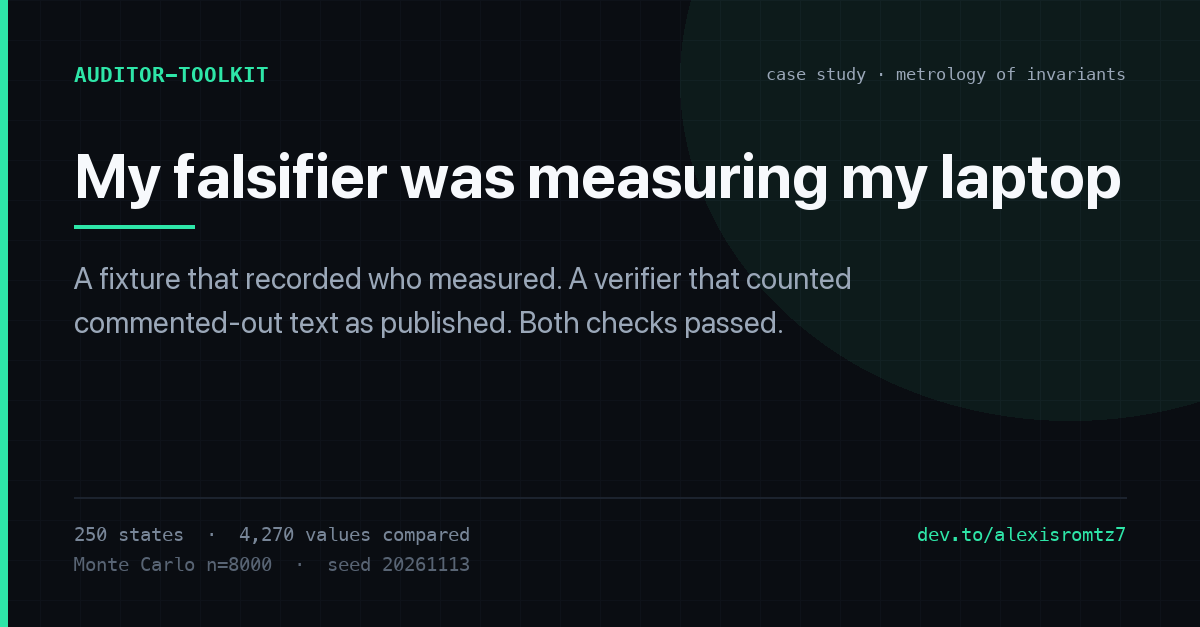

Generate this figure with Python:
from PIL import Image, ImageDraw, ImageFont

W, H = 1200, 627
FONDO = (10, 13, 18)
TINTA = (247, 249, 252)
GRIS = (154, 167, 184)
ACENTO = (46, 230, 168)
MONO = "/System/Library/Fonts/Menlo.ttc"
SANS = "/System/Library/Fonts/SFNS.ttf"


def f_mono(size, bold=False):
    return ImageFont.truetype(MONO, size, index=1 if bold else 0)


def f_sans(size, bold=False):
    f = ImageFont.truetype(SANS, size)
    if bold:
        try:
            f.set_variation_by_name("Bold")
        except Exception:
            pass
    return f


img = Image.new("RGB", (W, H), FONDO)
d = ImageDraw.Draw(img)

# retícula tenue
for x in range(0, W, 40):
    d.line([(x, 0), (x, H)], fill=(18, 23, 31))
for y in range(0, H, 40):
    d.line([(0, y), (W, y)], fill=(18, 23, 31))

# viñeta cálida
glow = Image.new("RGB", (W, H), FONDO)
gd = ImageDraw.Draw(glow)
gd.ellipse([W - 520, -260, W + 260, 420], fill=(18, 46, 40))
img = Image.blend(img, glow, 0.45)
d = ImageDraw.Draw(img)

# franja de acento
d.rectangle([0, 0, 7, H], fill=ACENTO)

M = 74
# cabecera
d.text((M, 62), "AUDITOR-TOOLKIT", font=f_mono(21, True), fill=ACENTO)
cab = "case study · metrology of invariants"
w_cab = d.textlength(cab, font=f_mono(17))
d.text((W - M - w_cab, 64), cab, font=f_mono(17), fill=GRIS)

# título, ajustando tamaño a 2 líneas
titulo = "My falsifier was measuring my laptop"
for size in range(88, 44, -2):
    f = f_sans(size, True)
    if d.textlength(titulo, font=f) <= W - 2 * M:
        break
d.text((M, 138), titulo, font=f, fill=TINTA)
y = 138 + size + 26

d.line([(M, y), (M + 120, y)], fill=ACENTO, width=4)
y += 34

sub = [
    "A fixture that recorded who measured. A verifier that counted",
    "commented-out text as published. Both checks passed.",
]
f_sub = f_sans(30)
for linea in sub:
    d.text((M, y), linea, font=f_sub, fill=GRIS)
    y += 44

# pie con cifras del artículo
y_pie = H - 104
d.line([(M, y_pie - 26), (W - M, y_pie - 26)], fill=(28, 35, 46), width=2)
d.text((M, y_pie), "250 states  ·  4,270 values compared", font=f_mono(19), fill=(120, 134, 152))
d.text((M, y_pie + 30), "Monte Carlo n=8000  ·  seed 20261113", font=f_mono(19), fill=(88, 100, 116))
url = "dev.to/alexisromtz7"
w_url = d.textlength(url, font=f_mono(19))
d.text((W - M - w_url, y_pie), url, font=f_mono(19), fill=ACENTO)

img.save("/tmp/cover_falsifier.png", optimize=True)
print("guardada", img.size, "bytes", __import__("os").path.getsize("/tmp/cover_falsifier.png"))
